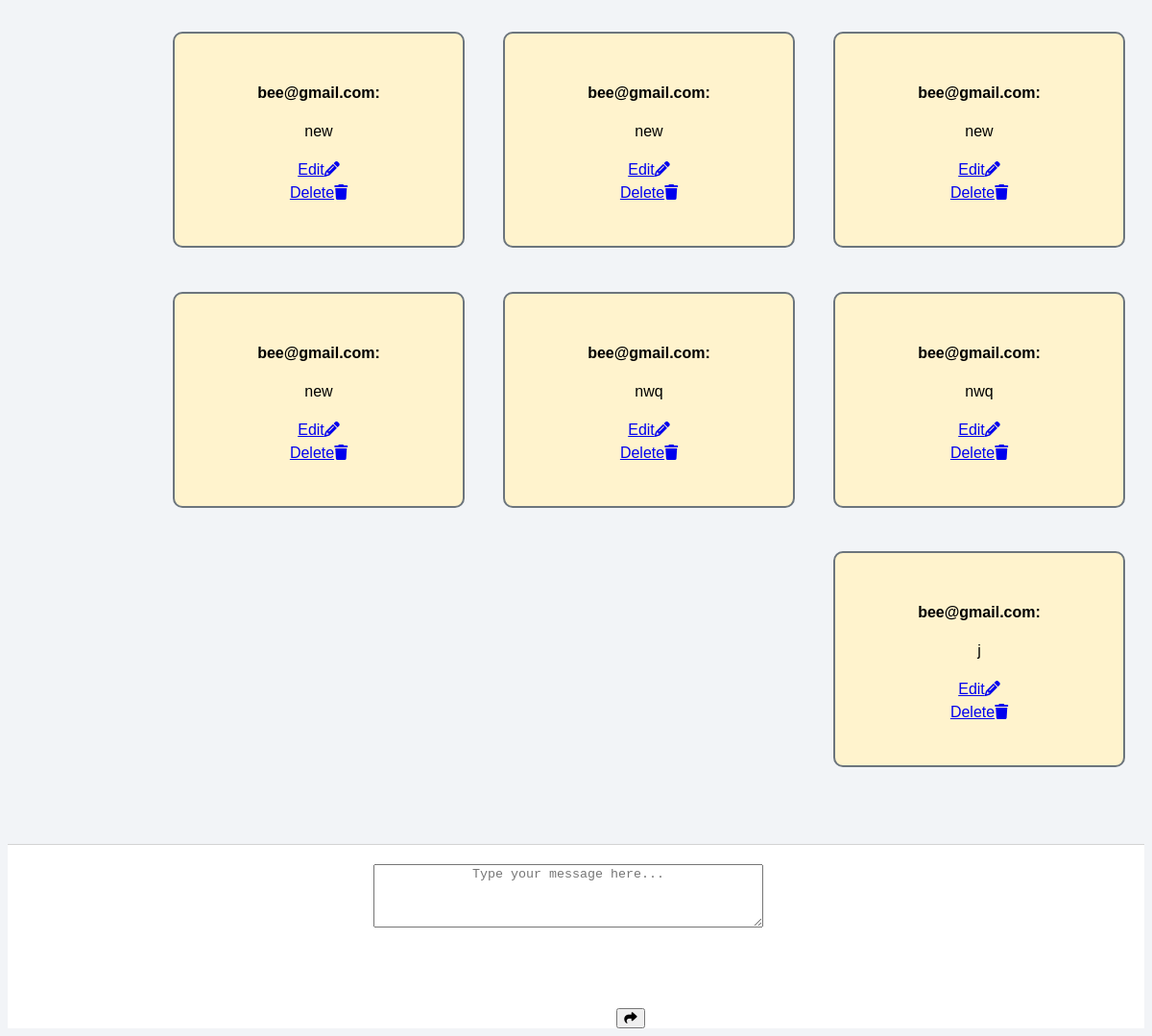
Screenshot of /room/1/ (signed in) with the database file from the repository.
### messaging/models.py (models this page shows)
class Message(models.Model):
  sender = models.ForeignKey(User, related_name='sent_messages', on_delete=models.CASCADE)
  receiver = models.ForeignKey(User, related_name='received_messages', on_delete=models.CASCADE)
  content = models.TextField()
  timestamp = models.DateTimeField(auto_now_add=True)
  def __str__(self):
    return f"{self.sender.username} to {self.receiver.username}: {self.content}"

### messaging/views.py (the view)
# urls.py: path("room/<int:user_id>/", views.room, name="room"),
def room(request, user_id):
    user = get_object_or_404(User, id=user_id)
    current_user = request.user
    print('user ' + str(user) + ' curr user ' + str(current_user) + 'msgs ' + str(Message.objects.all()))
    messages = Message.objects.filter(
        Q(sender=current_user, receiver=user) |
        Q(sender=user, receiver=current_user)
    ).order_by('timestamp')
    print('Messages:', messages)
    socket_url = os.getenv("SOCKET_URL", "wss://messagingapp-deploy.onrender.com/ws/some_path/")
    print('socket url' + str(socket_url))
    return render(request, 'messaging/room.html', {'user': user,'messages':messages,'socket_url':socket_url})

### messaging/templates/messaging/room.html (shortened to what this page needs)
{% load static %}
<!DOCTYPE html>
<html lang="en">
<head>
    <link rel="stylesheet" type="text/css" href="{% static 'css/styles.css' %}">
    <link rel="stylesheet" href="https://cdnjs.cloudflare.com/ajax/libs/font-awesome/6.5.0/css/all.min.css"
    />
</head>
<body>
    <div id="messageWrapper">
        <div id="messages" class="messages">
            {% for message in messages %}
            <div class="message">
                <strong>{{ message.sender.username }}:</strong>
                <p>{{ message.content }}</p>
                <a href="{% url 'updateMsg' message.id %}">Edit<i class="fa-solid fa-pencil"></i></a>
                <a href="{% url 'deleteMsg' message.id %}">Delete<i class="fa-solid fa-trash"></i></a>
            </div>
            {% endfor %}
        </div>
        <form id="messageForm" action="{% url 'message' user.id %}" enctype="multipart/form-data">
            <textarea placeholder="Type your message here..." id="content" name="content" rows="4" cols="50">{{ form.message.value }}</textarea>
            <br><br>
            <i class="fa-solid fa-share"></i>
            <button type="submit" style="margin-left:130px;">
                <i class="fa-solid fa-share"></i>
              </button>
        </form>
    </div>
</body>
</html>

### messaging/static/css/styles.css (style rules this page uses)
body { background-color: lightblue; }
textarea { margin-left: 40%; }
.messages { display: flex; height: 400px; justify-content: space-between; flex-wrap: wrap; margin-top: 15%; }
.message { border: 2px solid black; background-color: #fff3cd; width: 100%; max-width: 300px; border-radius: 10px; flex: 0 1 300px; border-radius: 10px; text-align: center; height: 221px; margin-top: 50px; display: flex; align-items: center; flex-direction: column; margin: 20px; }
.message strong { margin-top: 50px; }
.messages { display: flex; height: 100%; justify-content: space-between; flex-wrap: wrap; margin-top: 15%; flex-grow: 1; overflow-y: auto; padding-bottom: 60px; }
textarea { width: 80%; max-width: 400px; margin: 20px auto; }
#messageForm { margin-left: 40%; }
body { background-color: #f0f0f0; }
#loginForm, .userCard, .message { border: 2px solid #6c757d; }
body { font-family: 'Arial', sans-serif; font-size: 16px; line-height: 1.5; }
body { background: #f2f4f7; display: flex; justify-content: space-around; align-items: center; gap: 10px; flex-wrap: wrap; height: 100vh; }
#messageWrapper { height: 100vh; width: 100vw; overflow: hidden; align-items: flex-end; display: flex; flex-direction: column; }
#messageWrapper #messages { margin: 0; justify-content: flex-end; align-items: flex-end; }
#messageForm { background-color: #FFF; margin-left: 0; display: flex; flex-direction: column; width: 100vw; border-top: 1px solid lightgray; }
#messageForm #content { text-align: center; }
#messageForm textarea::placeholder { text-align: center; }
#messageForm button[type="submit"] { margin-left: 0; margin-right: 0; align-self: center; }

### rows the page displays
Message: sender.username "bee@gmail.com", content "new"
Message: sender.username "bee@gmail.com", content "new"
Message: sender.username "bee@gmail.com", content "new"
Message: sender.username "bee@gmail.com", content "new"
Message: sender.username "bee@gmail.com", content "nwq"
Message: sender.username "bee@gmail.com", content "nwq"
Message: sender.username "bee@gmail.com", content "j"
